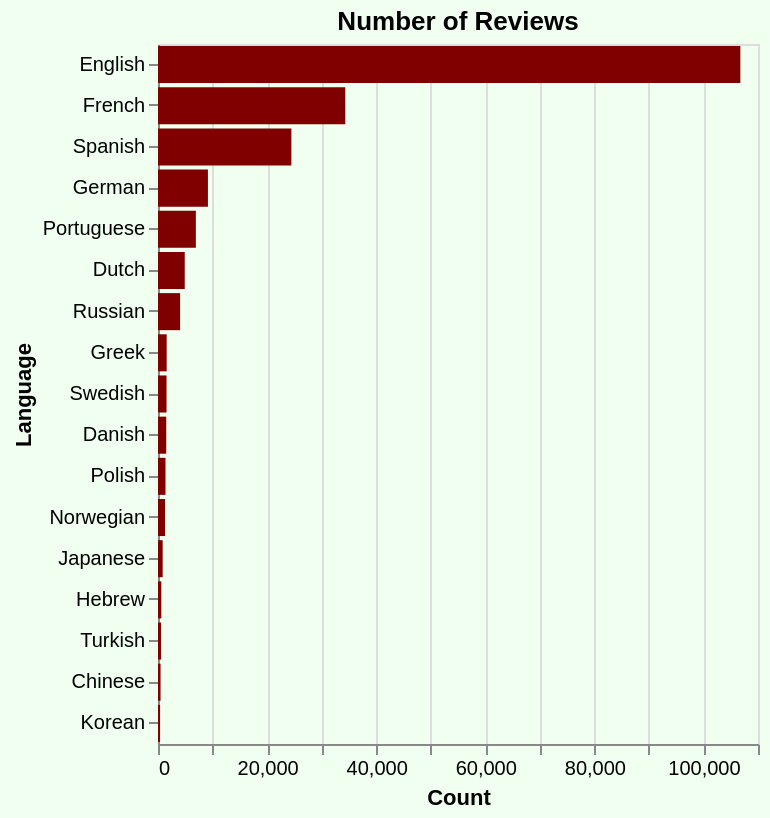

This figure's Vega-Lite source:
### Vega-Lite specification from a JSON file in a GitHub repository (floating-point values rounded to 4 significant figures)
{"config": {"view": {"continuousWidth": 300, "continuousHeight": 300}}, "data": {"name": "data-7a42bfe87bfdafd6efc737a0eaf09505"}, "mark": {"type": "bar", "color": "#800000"}, "background": "#f0fff0", "encoding": {"tooltip": [{"field": "count_reviews", "type": "quantitative"}, {"field": "language", "type": "nominal"}], "x": {"field": "count_reviews", "title": "Count", "type": "quantitative"}, "y": {"field": "language", "sort": {"field": "count_reviews", "order": "descending"}, "title": "Language", "type": "nominal"}}, "height": 350, "title": "Number of Reviews", "width": "container", "$schema": "https://vega.github.io/schema/vega-lite/v5.17.0.json", "datasets": {"data-7a42bfe87bfdafd6efc737a0eaf09505": [{"langid": "da", "count_reviews": 1508, "language": "Danish"}, {"langid": "de", "count_reviews": 9154, "language": "German"}, {"langid": "el", "count_reviews": 1588, "language": "Greek"}, {"langid": "en", "count_reviews": 106765, "language": "English"}, {"langid": "es", "count_reviews": 24452, "language": "Spanish"}, {"langid": "fr", "count_reviews": 34331, "language": "French"}, {"langid": "he", "count_reviews": 608, "language": "Hebrew"}, {"langid": "ja", "count_reviews": 856, "language": "Japanese"}, {"langid": "ko", "count_reviews": 384, "language": "Korean"}, {"langid": "nl", "count_reviews": 4902, "language": "Dutch"}, {"langid": "no", "count_reviews": 1286, "language": "Norwegian"}, {"langid": "pl", "count_reviews": 1375, "language": "Polish"}, {"langid": "pt", "count_reviews": 6943, "language": "Portuguese"}, {"langid": "ru", "count_reviews": 4051, "language": "Russian"}, {"langid": "sv", "count_reviews": 1563, "language": "Swedish"}, {"langid": "tr", "count_reviews": 554, "language": "Turkish"}, {"langid": "zh", "count_reviews": 466, "language": "Chinese"}]}}
